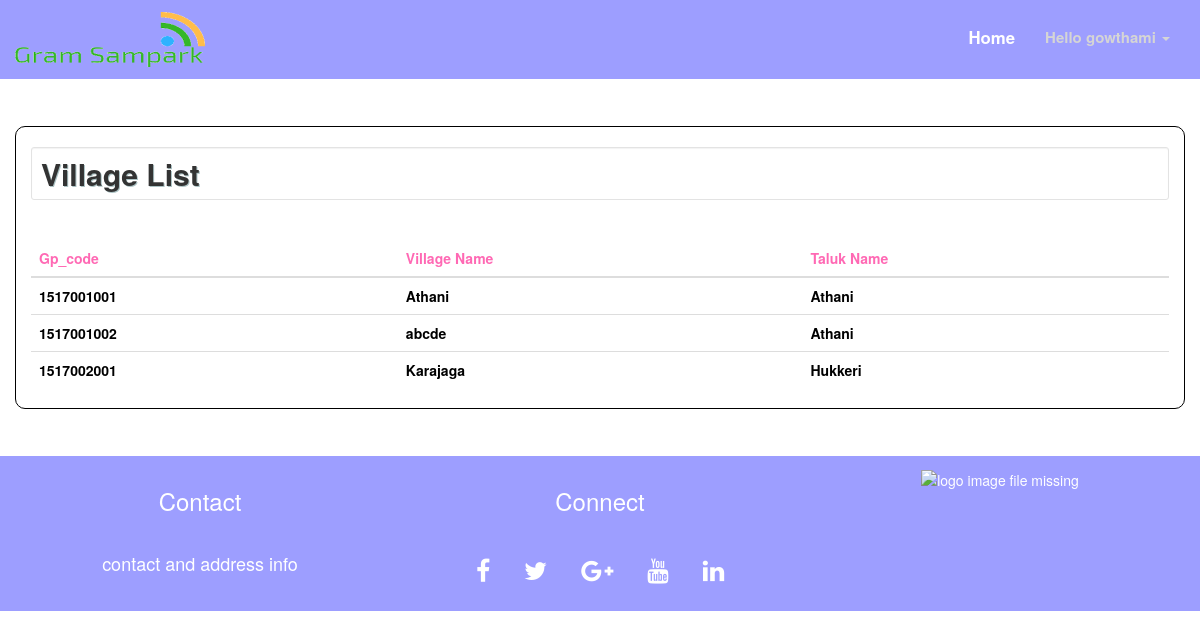
The page /zpadmin/viewvillage.php (signed in) on the database its author committed.
### tables this page shows
CREATE TABLE `village_list` (
  `gp_code` bigint(20) NOT NULL,
  `tp_code` bigint(20) NOT NULL,
  `village_name` varchar(50) NOT NULL
);

CREATE TABLE `taluk_list` (
  `tp_code` bigint(20) NOT NULL,
  `zp_code` bigint(20) NOT NULL,
  `taluk_name` varchar(50) NOT NULL
);

### zpadmin/viewvillage.php (the view, shortened to what this page needs)
<!DOCTYPE html>
<html>
<head>
</head>
	<body class="bg">
		<?php
			include 'navbar.php';
		?>
		<div class="container-fluid">
			<div class="container" style="border:solid thin black;border-radius: 10px;">
				<h2 class="well well-sm" style="background-color:transparent; animation-duration: 3s;text-shadow:1px 1px 0 #abc2c4;"><b>Village List</b></h2><br>
				<div class="table-responsive w3-animate-zoom">
					<table class="table table-striped" style="color: black; font-weight: bold;">
						<thead>
							<tr>
								<th  style="color: #FF69B4;"><b>Gp_code</b></th>
								<th style="color: #FF69B4;"><b>Village Name</b></th>
								<th style="color: #FF69B4;"><b>Taluk Name</b></th>
							</tr>
						</thead>
						<tbody style="background-color: transparent;">
							<?php
								$servername ="localhost";
								$username= "root";
								$password= "password";
								$dbname = "gramsampark";
								$conn = mysqli_connect($servername, $username, $password,$dbname );
								$sql="select gp_code,taluk_name,village_name from taluk_list,village_list where taluk_list.tp_code=village_list.tp_code";
								$result=mysqli_query($conn, $sql);
								if ($result-> num_rows >0) {
									while ($row= $result-> fetch_assoc()) {
										echo "<tr style='background-color:transparent;'><td>".$row["gp_code"]."</td><td>".$row['village_name']."</td><td>".$row["taluk_name"]."</td></tr>";
									}
								}
								else
								{
									echo "0 result";
								}
							?>
						</tbody>
					</table>
				</div>
			</div>
		</div>
		<?php include 'footer.php'; ?>
	</body>
</html>

### style.css (style rules this page uses)
html, body { height: 100%; width: 100%; }
.container { margin: 4% auto; }
.bg { display: table; position: relative; width: 100%; background-size: cover; height: auto; width: 100%; }

### rows shown on the page
village_list: gp_code "1517001001", village_name "Athani", tp_code.taluk_name "Athani"
village_list: gp_code "1517001002", village_name "abcde", tp_code.taluk_name "Athani"
village_list: gp_code "1517002001", village_name "Karajaga", tp_code.taluk_name "Hukkeri"

### other values the page prints
$username "gowthami"
